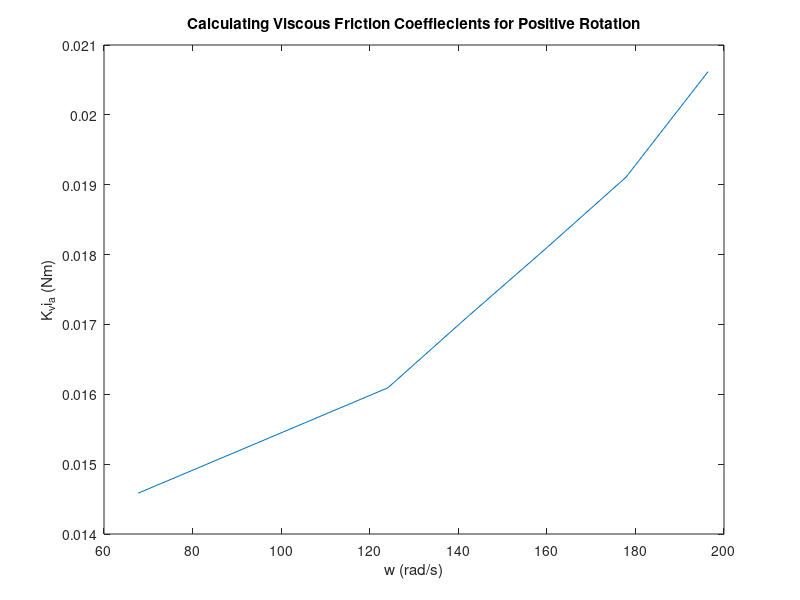
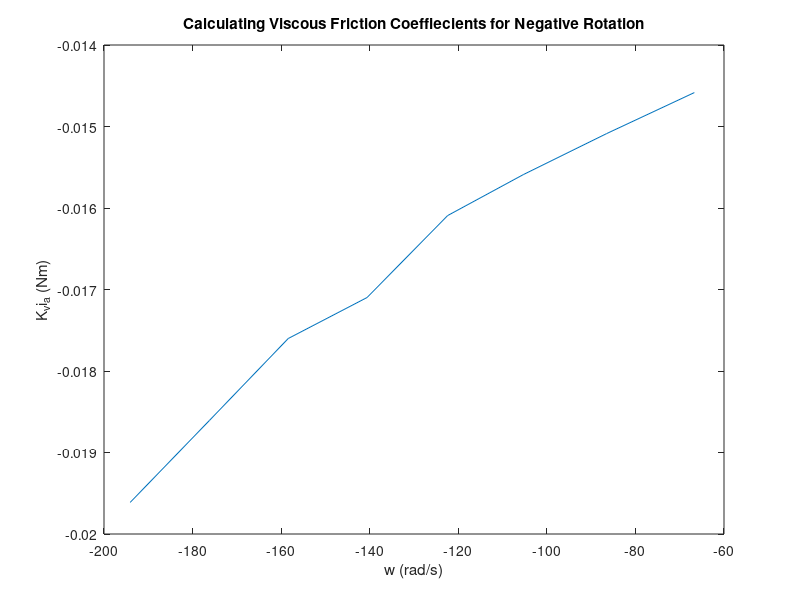

Recreate these plots in MATLAB, in order. (Note: this script raises an error after producing the figures.)
%% lab 4
% part 5
i_a = [.29
    .30
    .31
    .32
    .34
    .36
    .38
    .41
    -.29
    -.30
    -.31
    -.32
    -.34
    -.35
    -.37
    -.39];

v_i = [5
    6
    7
    8
    9
    10
    11
    12
    -5
    -6
    -7
    -8
    -9
    -10
    -11
    -12];

w = [67.7
    86.5
    105.3
    124.1
    141.9
    160.1
    177.9
    196.4
    -66.7
    -86.5
    -105.3
    -122.4
    -140.6
    -158.4
    -176.2
    -194.1];

%%
x_val = ([i_a, w]\v_i)';
R_a = x_val(1)
K_v = x_val(2)

%%
% bw + c = K_t*I_a
figure(1)
plot(w(1:8),K_v*i_a(1:8))
title('Calculating Viscous Friction Coeffiecients for Positive Rotation')
xlabel('w (rad/s)')
ylabel('K_vi_a (Nm)') 
%%
figure(2)
plot(w(9:16),K_v*i_a(9:16))
title('Calculating Viscous Friction Coeffiecients for Negative Rotation')
xlabel('w (rad/s)')
ylabel('K_vi_a (Nm)') 
%%
%part IV
R_a = 5.5510;
R_s = 2.5;
M = R_s/(R_a + R_s);
%
time1 = Elect1(:,1);
voltage1 = Elect1(:,2);
v1ss = 5*M;
vol1_linear =log(v1ss - voltage1); 
%plot(time1(500:550),vol1_linear(500:550));
coeffs1 = polyfit(time1(500:550),vol1_linear(500:550),1);
T_e1 = -1/coeffs1(1);
L1 = T_e1*(R_a + R_s)
%plot(time1,voltage1)

%
time2 = Elect2(:,1);
voltage2 = Elect2(:,2);
v2ss = 6*M;
vol2_linear =log(v2ss - voltage2); 
%plot(time1(500:550),vol1_linear(500:550));
coeffs2 = polyfit(time2(500:550),vol2_linear(500:550),1);
T_e2 = -1/coeffs2(1);
L2 = T_e2*(R_a + R_s)

time3 = Elect3(:,1);
voltage3 = Elect3(:,2);
v3ss = 7*M;
vol3_linear =log(v3ss - voltage3); 
%plot(time1(500:550),vol1_linear(500:550));
coeffs3 = polyfit(time3(500:550),vol3_linear(500:550),1);
T_e3 = -1/coeffs3(1);
L3 = T_e3*(R_a + R_s)


time4 = Elect4(:,1);
voltage4 = Elect4(:,2);
v4ss = 8*M;
vol4_linear =log(v4ss - voltage4); 
%plot(time1(500:550),vol1_linear(500:550));
coeffs4 = polyfit(time4(500:550),vol4_linear(500:550),1);
T_e4 = -1/coeffs4(1);
L4 = T_e4*(R_a + R_s)


time5 = Elect5(:,1);
voltage5 = Elect5(:,2);
v5ss = 9*M;
vol5_linear =log(v5ss - voltage5); 
%plot(time1(500:550),vol1_linear(500:550));
coeffs5 = polyfit(time5(500:550),vol5_linear(500:550),1);
T_e5 = -1/coeffs5(1);
L5 = T_e5*(R_a + R_s)


time6 = Elect6(:,1);
voltage6 = Elect6(:,2);
v6ss = 10*M;
vol6_linear =log(v6ss - voltage6); 
%plot(time1(500:550),vol1_linear(500:550));
coeffs6 = polyfit(time6(500:550),vol6_linear(500:550),1);
T_e6 = -1/coeffs6(1);
L6 = T_e6*(R_a + R_s)

figure(1)

plot(time1(500:550),vol1_linear(500:550),':');
hold on
plot(time2(500:550),vol2_linear(500:550),'--');
plot(time3(500:550),vol3_linear(500:550),'.-');
plot(time4(500:550),vol4_linear(500:550),'*');
plot(time5(500:550),vol5_linear(500:550),'+');
plot(time6(500:550),vol6_linear(500:550),'.');
hold off
title('Calculating L_a')
xlabel('time(s)')
ylabel('Response')
legend('5V','6V','7V','8V','9V','10V')

figure(2)
plot(time1(500:550),vol1_linear(500:550));
title('Linearized Calculation of La for one Trial')
xlabel('time(s)')
ylabel('response')

%%
%last part finding J values
b = 4.25e-5;
c = .011;
K_tach = .0303;
%
time1a = Iner1(:,1);
voltage1a = Iner1(:,2)/K_tach;
voltage1a_linear = log(voltage1a + (c/b));
plot(time1a(500:700), voltage1a_linear(500:700));
title('Calculating J for 10V input')
xlabel('time(s)')
ylabel('w(rad/s)')
coeffs1a = polyfit(time1a(500:700), voltage1a_linear(500:700),1);
J1 = -b/coeffs1a(1)

time2a = Iner2(:,1);
voltage2a = Iner2(:,2)/K_tach;
voltage2a_linear = log(voltage2a + (c/b));
coeffs2a = polyfit(time2a(500:700), voltage2a_linear(500:700),1);
J2 = -b/coeffs2a(1)

time3a = Iner3(:,1);
voltage3a = Iner3(:,2)/K_tach;
voltage3a_linear = log(voltage3a + (c/b));
coeffs3a = polyfit(time3a(500:700), voltage3a_linear(500:700),1);
J3 = -b/coeffs3a(1)

time4a = Iner4(:,1);
voltage4a = Iner4(:,2)/K_tach;
voltage4a_linear = log(voltage4a + (c/b));
coeffs4a = polyfit(time4a(500:700), voltage4a_linear(500:700),1);
J4 = -b/coeffs4a(1)

time5a = Iner5(:,1);
voltage5a = Iner5(:,2)/K_tach;
voltage5a_linear = log(voltage5a + (c/b));
coeffs5a = polyfit(time5a(500:700), voltage5a_linear(500:700),1);
J5 = -b/coeffs5a(1)

time6a = Iner6(:,1);
voltage6a = Iner6(:,2)/K_tach;
voltage6a_linear = log(voltage6a + (c/b));
coeffs6a = polyfit(time6a(500:700), voltage6a_linear(500:700),1);
J6 = -b/coeffs6a(1)

J_avg = (J1+J2+J3+J4+J5+J6)/6

%%
%plot all of the trials on 1 graph
figure(1)

plot(time1a(500:700), voltage1a_linear(500:700));
hold on
plot(time2a(500:700), voltage2a_linear(500:700));
plot(time3a(500:700), voltage3a_linear(500:700));
plot(time4a(500:700), voltage4a_linear(500:700));
plot(time5a(500:700), voltage5a_linear(500:700));
plot(time6a(500:700), voltage6a_linear(500:700),':');
hold off
title('Calculating J for various input voltages')
xlabel('time(s?)')
ylabel('w(rad/s)')
legend('10V','11V','12V','13V','14V','15V')